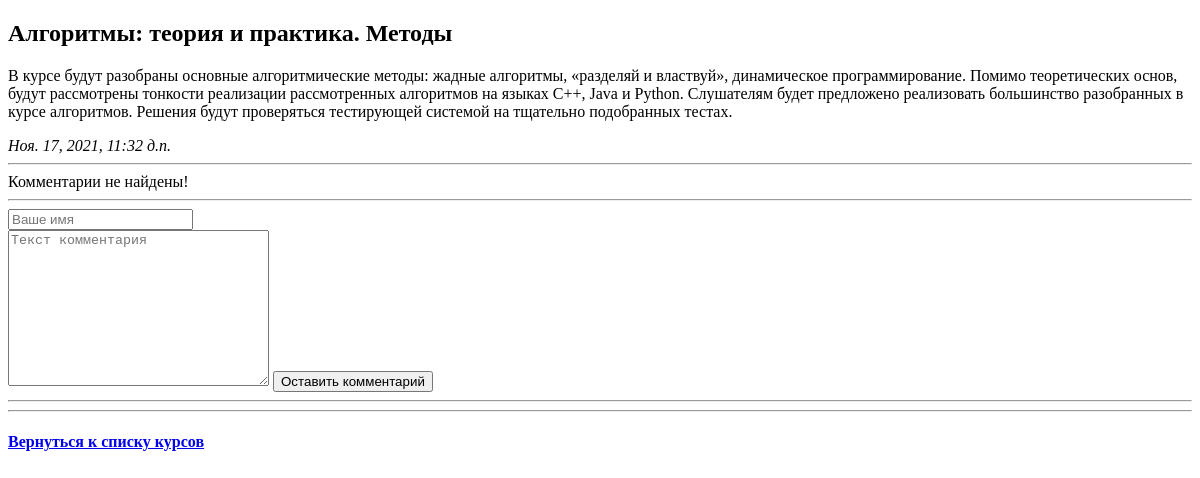
The page /articles/3/ on the database as committed earlier.
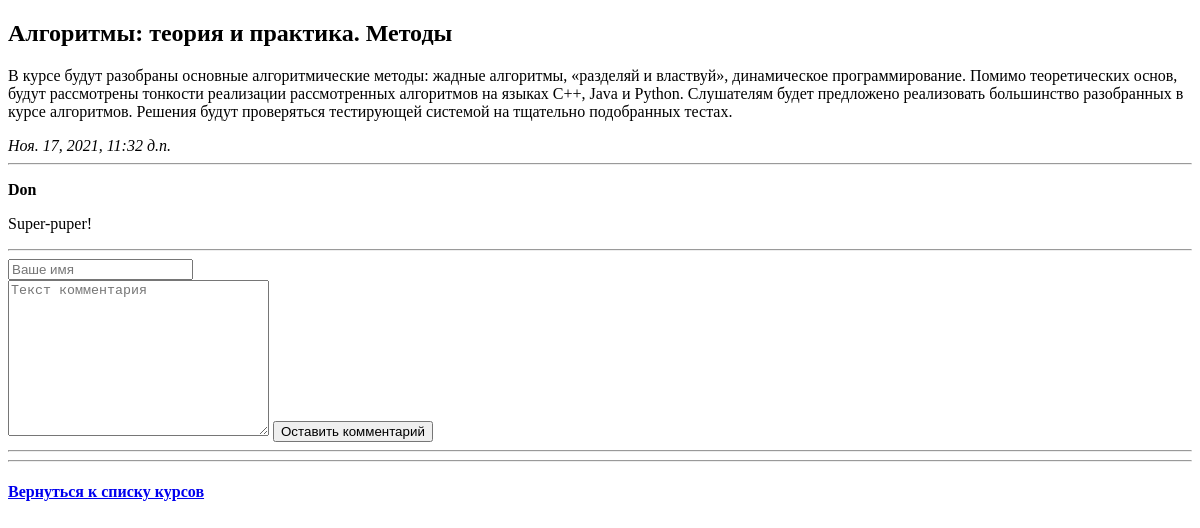
The same page on the database as committed later.
### courses/apps/articles/models.py (models this page shows)
class Comment(models.Model):
    course = models.ForeignKey(Course, on_delete=models.CASCADE)
    author_name = models.CharField('Автор коментария:', max_length=50)
    comment_text = models.TextField('Текст комментария:', max_length=500)
    class Meta:
        verbose_name = 'Комментарий'
        verbose_name_plural = 'Комментарии'

### courses/apps/articles/views.py (the view)
# urls.py: path('<int:course_id>/', views.detail, name='detail'),
def detail(request, course_id):
    try:
        a = Course.objects.get(id=course_id)
    except:
        raise Http404('Курс не найден!')
    latest_comment_list = a.comment_set.order_by('-id')[:5]
    return render(request, 'articles/detail.html', {'course': a, 'latest_comment_list': latest_comment_list})

### courses/apps/articles/models.py (called while the page is built)
    def was_published_resently(self):
        return self.pub_date >= (timezone.now() - datetime.timedelta(days=3))

### courses/templates/articles/detail.html (shortened to what this page needs)
{% extends 'base.html' %}
{% block content %}
<H2>{{course.course_title}}</H2>
<p>{{course.course_text}}</p>
<em>{{course.pub_date}}</em>
<hr>
{% if latest_comment_list %}
    {% for c in latest_comment_list %}
    <p>
        <strong>{{c.author_name}}</strong>
        <p>{{c.comment_text}}</p>
    </p>
    {% endfor%}
{% else %}
Комментарии не найдены!
{% endif %}
<hr>
<form action="{% url 'articles:leave_comment' course.id %}" method="post">
    <input type="text" required placeholder="Ваше имя" name="name"><br>
    <textarea name="text" required="" placeholder="Текст комментария" cols="30" rows="10"></textarea>
    <button type="submit">Оставить комментарий</button>
</form>
<hr>
<hr>
<a href="{% url 'articles:index' %}"><h4>Вернуться к списку курсов</h4></a>
{% endblock%}

Rows that differ between the two databases and show on the page:
added Comment: author_name "Don", comment_text "Super-puper!"
Other text that changed with them:
text no longer shown: "Комментарии не найдены!"
